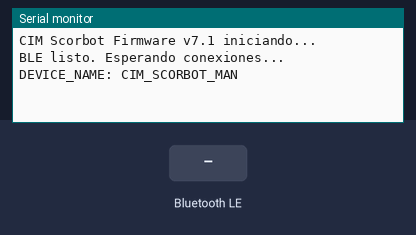
The sketch below on a simulated ESP32. Parts: the last lines printed to the serial monitor. The test bench sets the inputs (shaded band). Nothing arrives over Bluetooth unless stated; a phone connects over Bluetooth LE 3 s after start.

Above: at 1.2 s.
1.3 s: Bluetooth LE write "R:HOME" received
At 2.2 s:
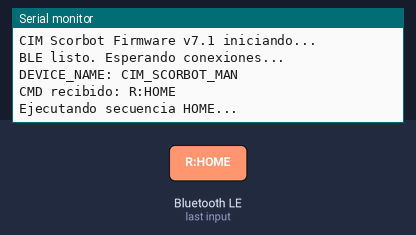
2.8 s: Bluetooth LE write "R:MOVE" received
At 3.3 s:
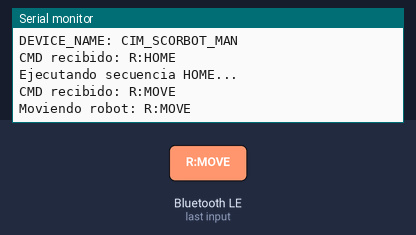
4.3 s: Bluetooth LE write "R:RUN" received
At 5.3 s:
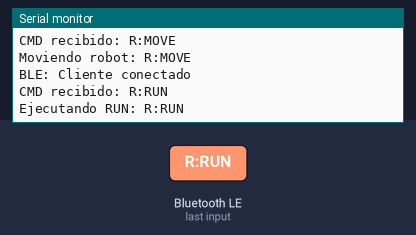
5.8 s: Bluetooth LE write "L:START" received
At 6.9 s:
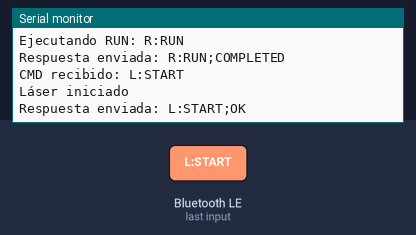
7.3 s: Bluetooth LE write "L:STOP" received
At 8.1 s:
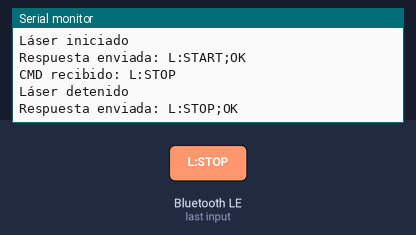
8.8 s: Bluetooth LE write "L:POWER" received
At 9.2 s:
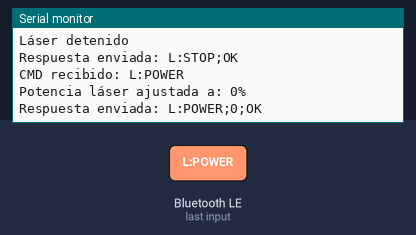

The sketch:

cim_scorbot_firmware.ino
```cpp
/*
 * CIM_SCORBOT_FIRMWARE.ino - v7.1
 * Firmware para Robot Scorbot + Láser CNC
 * Dispositivo: Wemos D1 R32 (ESP32)
 */

#define DEVICE_NAME "CIM_SCORBOT_MAN"
#define BLE_NAME "CIM_ROBOT_01"

#include <BLEDevice.h>
#include <BLEServer.h>
#include <BLEUtils.h>
#include <BLE2902.h>

#define SERVICE_UUID        "6E400001-B5A3-F393-E0A9-E50E24DCCA9E"
#define CHARACTERISTIC_UUID_RX "6E400002-B5A3-F393-E0A9-E50E24DCCA9E"
#define CHARACTERISTIC_UUID_TX "6E400003-B5A3-F393-E0A9-E50E24DCCA9E"

BLEServer* pServer = NULL;
BLECharacteristic* pTxCharacteristic = NULL;
bool deviceConnected = false;
bool oldDeviceConnected = false;

String lastCommand = "";

class MyServerCallbacks: public BLEServerCallbacks {
    void onConnect(BLEServer* pServer) {
      deviceConnected = true;
      Serial.println("BLE: Cliente conectado");
    };

    void onDisconnect(BLEServer* pServer) {
      deviceConnected = false;
      Serial.println("BLE: Cliente desconectado");
    }
};

class MyCallbacks: public BLECharacteristicCallbacks {
    void onWrite(BLECharacteristic *pCharacteristic) {
      std::string rxValue = pCharacteristic->getValue();

      if (rxValue.length() > 0) {
        String cmd = String(rxValue.c_str());
        lastCommand = cmd;
        handleCommand(cmd);
      }
    }
};

void setup() {
  Serial.begin(115200);
  Serial.println("CIM Scorbot Firmware v7.1 iniciando...");

  // Inicializar BLE
  BLEDevice::init(BLE_NAME);
  pServer = BLEDevice::createServer();
  pServer->setCallbacks(new MyServerCallbacks());

  BLEService *pService = pServer->createService(SERVICE_UUID);

  pTxCharacteristic = pService->createCharacteristic(
                        CHARACTERISTIC_UUID_TX,
                        BLECharacteristic::PROPERTY_NOTIFY
                      );
  pTxCharacteristic->addDescriptor(new BLE2902());

  BLECharacteristic *pRxCharacteristic = pService->createCharacteristic(
                                          CHARACTERISTIC_UUID_RX,
                                          BLECharacteristic::PROPERTY_WRITE
                                        );
  pRxCharacteristic->setCallbacks(new MyCallbacks());

  pService->start();
  pServer->getAdvertising()->start();

  Serial.println("BLE listo. Esperando conexiones...");
  Serial.println("DEVICE_NAME: " + String(DEVICE_NAME));
}

void loop() {
  if (deviceConnected) {
    // Enviar estado periódico
    if (lastCommand.length() > 0) {
      String status = "STATUS;ROBOT;READY;" + lastCommand;
      pTxCharacteristic->setValue(status.c_str());
      pTxCharacteristic->notify();
      lastCommand = "";
    }
  }

  // Reconexión BLE
  if (!deviceConnected && oldDeviceConnected) {
    delay(500);
    pServer->startAdvertising();
    Serial.println("Reiniciando advertising BLE...");
    oldDeviceConnected = deviceConnected;
  }

  if (deviceConnected && !oldDeviceConnected) {
    oldDeviceConnected = deviceConnected;
  }

  delay(100);
}

void handleCommand(String cmd) {
  cmd.trim();
  Serial.println("CMD recibido: " + cmd);

  if (cmd.startsWith("R:HOME")) {
    executeHomeSequence();
  } else if (cmd.startsWith("R:MOVE")) {
    executeMoveCommand(cmd);
  } else if (cmd.startsWith("R:RUN")) {
    executeRunCommand(cmd);
  } else if (cmd.startsWith("L:START")) {
    startLaser();
  } else if (cmd.startsWith("L:STOP")) {
    stopLaser();
  } else if (cmd.startsWith("L:POWER")) {
    setLaserPower(cmd);
  } else if (cmd.startsWith("GCODE_LOAD")) {
    loadGCode(cmd);
  } else if (cmd == "STATUS") {
    sendStatus();
  } else {
    Serial.println("Comando no reconocido: " + cmd);
  }
}

void executeHomeSequence() {
  Serial.println("Ejecutando secuencia HOME...");
  // Simulación de movimiento del robot
  delay(800);
  sendResponse("R:HOME;OK");
}

void executeMoveCommand(String cmd) {
  // Formato: R:MOVE:x,y,z
  Serial.println("Moviendo robot: " + cmd);
  delay(600);
  sendResponse("R:MOVE;OK");
}

void executeRunCommand(String cmd) {
  Serial.println("Ejecutando RUN: " + cmd);
  delay(1200);
  sendResponse("R:RUN;COMPLETED");
}

void startLaser() {
  Serial.println("Láser iniciado");
  sendResponse("L:START;OK");
}

void stopLaser() {
  Serial.println("Láser detenido");
  sendResponse("L:STOP;OK");
}

void setLaserPower(String cmd) {
  // L:POWER:80
  int power = cmd.substring(8).toInt();
  Serial.println("Potencia láser ajustada a: " + String(power) + "%");
  sendResponse("L:POWER;" + String(power) + ";OK");
}

void loadGCode(String cmd) {
  Serial.println("Cargando G-code...");
  sendResponse("GCODE;LOADED");
}

void sendStatus() {
  sendResponse("STATUS;ROBOT;READY;POS:0,0,0");
}

void sendResponse(String response) {
  if (deviceConnected && pTxCharacteristic != NULL) {
    pTxCharacteristic->setValue(response.c_str());
    pTxCharacteristic->notify();
    Serial.println("Respuesta enviada: " + response);
  }
}
```

Measured:
- after the input at 1.3 s, the serial monitor: prints a new line at once (image 1)
- after the input at 2.8 s, the serial monitor: prints a new line at once (image 2)
- after the input at 4.3 s, the serial monitor: prints a new line at once (image 3)
- after the input at 5.8 s, the serial monitor: prints a new line at once (image 4)
- after the input at 7.3 s, the serial monitor: prints a new line at once (image 5)
- after the input at 8.8 s, the serial monitor: prints a new line at once (image 6)
